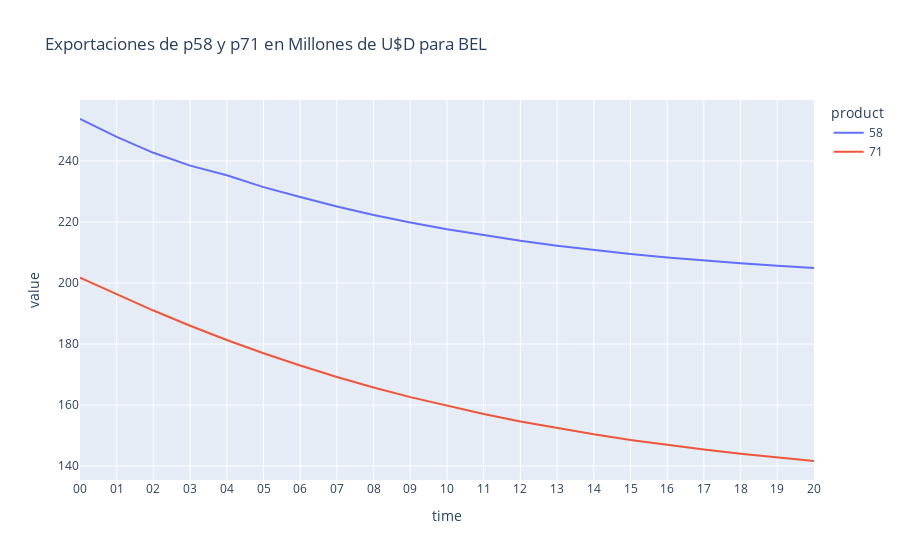

Notebook code cell kept with this figure:
### Markdown cell above
Claramente, se reduce la demanda de los productos año a año, por lo que Argentina no es un caso aislado, veamos el de Bélgica, con un comportamiento similar para estos productos.

### Code cell
df = supply_country(62)
df = df[(df["product"] == 58) | (df["product"] == 71)]
fig = px.line(df, x="time", y="value", color="product", title="Exportaciones de p58 y p71 en Millones de U$D para BEL")
fig.show()

### Figure 1 — Plotly figure (JSON) as saved in the notebook; plotly's stock layout.template omitted (floating-point values rounded to 4 significant figures)
{"data": [{"hovertemplate": "product=58<br>time=%{x}<br>value=%{y}<extra></extra>", "legendgroup": "58", "line": {"color": "#636efa", "dash": "solid"}, "marker": {"symbol": "circle"}, "mode": "lines", "name": "58", "orientation": "v", "showlegend": true, "type": "scatter", "x": ["00", "01", "02", "03", "04", "05", "06", "07", "08", "09", "10", "11", "12", "13", "14", "15", "16", "17", "18", "19", "20"], "xaxis": "x", "y": [253.7, 247.9, 242.7, 238.5, 235.3, 231.4, 228.2, 225.1, 222.3, 219.8, 217.6, 215.6, 213.8, 212.2, 210.8, 209.5, 208.4, 207.4, 206.5, 205.6, 204.9], "yaxis": "y"}, {"hovertemplate": "product=71<br>time=%{x}<br>value=%{y}<extra></extra>", "legendgroup": "71", "line": {"color": "#EF553B", "dash": "solid"}, "marker": {"symbol": "circle"}, "mode": "lines", "name": "71", "orientation": "v", "showlegend": true, "type": "scatter", "x": ["00", "01", "02", "03", "04", "05", "06", "07", "08", "09", "10", "11", "12", "13", "14", "15", "16", "17", "18", "19", "20"], "xaxis": "x", "y": [201.8, 196.3, 191.0, 186.0, 181.3, 177.0, 173.0, 169.2, 165.8, 162.6, 159.7, 157.1, 154.6, 152.4, 150.4, 148.6, 146.9, 145.4, 144.0, 142.8, 141.7], "yaxis": "y"}], "layout": {"legend": {"title": {"text": "product"}, "tracegroupgap": 0}, "title": {"text": "Exportaciones de p58 y p71 en Millones de U$D para BEL"}, "xaxis": {"anchor": "y", "domain": [0, 1], "title": {"text": "time"}}, "yaxis": {"anchor": "x", "domain": [0, 1], "title": {"text": "value"}}}}
